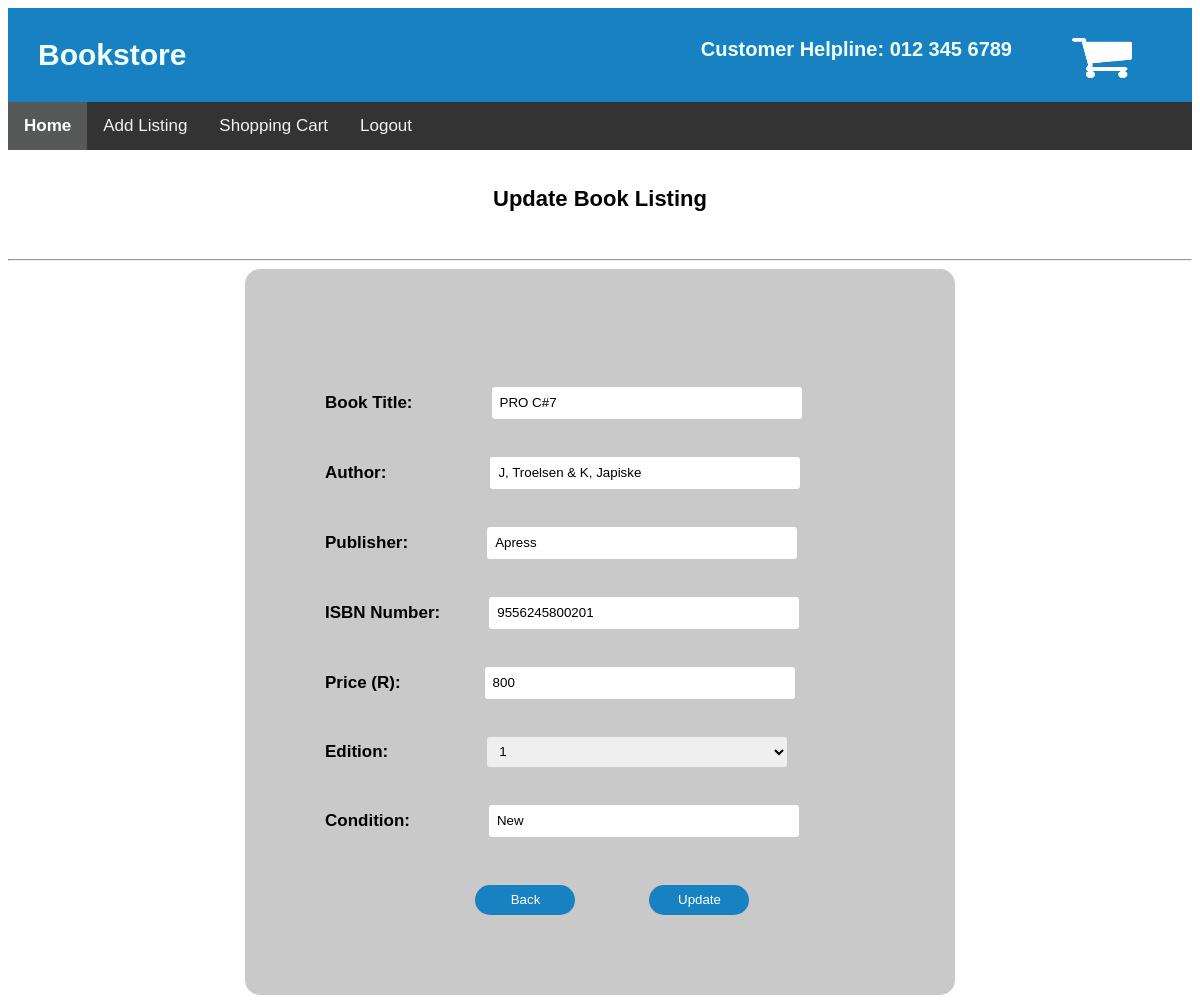
The page /Scripts/update_form.php?updateId=8 on the database its author committed.
### tables this page shows
CREATE TABLE IF NOT EXISTS `tblbooks` (
  `book_ID` int(15) NOT NULL AUTO_INCREMENT,
  `ISBN` varchar(15) NOT NULL,
  `bookTitle` varchar(100) NOT NULL,
  `author` varchar(100) NOT NULL,
  `publisher` varchar(50) NOT NULL,
  `edition` int(11) NOT NULL,
  `bookPrice` int(11) NOT NULL,
  `bookCondition` varchar(20) NOT NULL,
  `studentID` varchar(15) NOT NULL,
  PRIMARY KEY (`book_ID`),
  KEY `FK_stuID` (`studentID`)
);

### Scripts/updateBook.php (called while the page is built, shortened)
<?php
 include("DBConn.php");
  $updateId = $_GET['updateId'];
  $sql = "SELECT * FROM tblBooks WHERE book_Id = $updateId";
    $result = @mysqli_query($conn, $sql);
    if($result === FALSE){
        $_SESSION['message'] = "Error getting the user details - ". mysqli_error($conn);
        $_SESSION['msg_type'] = "danger";
        header('location:admin_bookQuery.php');
        exit();
    } else {
        $row= mysqli_fetch_assoc($result);
            $ISBN = $row['ISBN'];
            $title = $row['bookTitle'];
            $author = $row['author'];
            $publisher = $row['publisher'];
            $price = $row['bookPrice'];
            $condition = $row['bookCondition'];
    }
?>

### Scripts/update_form.php (the view, shortened to what this page needs)
<?php
    include("updateBook.php")
?>
<!DOCTYPE html>
<html>
    <head>
        <link rel="stylesheet" type="text/css" href="\VC_Bookstore\CSS\user.css">
        <link rel="stylesheet" type="text/css" href="\VC_Bookstore\CSS\nav_bar.css">
    </head>
    <body>
        <div class="container">
            <div class="Heading">
                <b>Bookstore</b>
                <img src="\VC_Bookstore\Images\shopping_cart.png" alt="Shopping Cart" width="60" height="40" style="float: right; margin-right: 30px;">
                <b style="font-size: 20px; float: right; margin-right: 60px;">Customer Helpline: 012 345 6789</b>
            </div>
            <div class="Top-Nav">
                <div class="topnav">
                    <a class="active" href="user_home.php"><b>Home</b></a>
                    <a>Add Listing</a>
                    <a >Shopping Cart</a>
                    <a href="studentLogin_form.php">Logout</a>
            </div>
            <div class="Top"><br>
                <h2>Update Book Listing</h2>
                <br><hr>
            </div>
            <div class="Form1">
                <br>
                <form id="book_form" action="" method="POST">
                <label><b>Book Title:</b></label>
                    <input type="text" name="title" id="title" value="<?=$title?>" placeholder="Enter book title"><span style="color:red; font-family: Arial, Helvetica, sans-serif;"><?=$title_error?></span>
                    <br><br>
                    <label><b>Author:</b></label>
                    <input type="text" name="author" id="author" value="<?=$author?>" placeholder="Enter author"><span style="color:red; font-family: Arial, Helvetica, sans-serif;"><?=$author_error?></span>
                    <br><br>
                    <label><b>Publisher:</b></label>
                    <input type="text" name="publisher" id="publisher" value="<?=$publisher?>" placeholder="Enter publisher"><span style="color:red; font-family: Arial, Helvetica, sans-serif;"><?=$publisher_error?></span>
                    <br><br>
                    <label><b>ISBN Number:</b></label>
                    <input type="text" name="ISBN" id="ISBN" value="<?=$ISBN?>" placeholder="Enter ISBN"><span style="color:red; font-family: Arial, Helvetica, sans-serif;"><?=$ISBN_error?></span>
                    <br><br>
                    <label><b>Price (R):</b></label>
                    <input type="text" name="price" id="price" value="<?=$price?>" placeholder="Enter price"><span style="color:red; font-family: Arial, Helvetica, sans-serif;"><?=$price_error?></span>
                    <br><br>
                    <label><b>Edition:</b></label>
                    <select name="edition" id="edition">
                            <option value="first">1</option>
                    </select><span style="color:red; font-family: Arial, Helvetica, sans-serif;"><?=$edition_error?></span>
                    <Br><Br>
                    <label><b>Condition:</b></label>
                    <input type="text" name="condition" id="condition" value="<?=$condition?>" placeholder="Enter book condition"><span style="color:red; font-family: Arial, Helvetica, sans-serif;"><?=$condition_error?></span>
                    <br><br>
                    <input type="button" name="back" id="back" value="Back" onclick="window.location.href='admin_bookQuery.php'">
                    <button type="submit" name="save" id="save">Update</button>
                </form>
            </div>
        </div>
    </body>
</html>

### CSS/user.css (style rules this page uses)
.Heading { font-family: Arial, Helvetica, sans-serif; font-size: 30px; background-color: #1781C1; color: azure; font-weight: bold; padding: 30px; }
.Top { font-family: Arial, Helvetica, sans-serif; margin: auto; text-align: center; }
h2 { text-align: center; color: #030303; font-size: 22px; }
label { font-family: Arial, Helvetica, sans-serif; color: #000000; font-size: 17px; text-align: center; }
.Form1 { width: 550px; overflow: hidden; margin: auto; margin: 20 0 0 450px; padding: 80px; background: #c9c9c9; border-radius: 15px ; }
#title { margin-left: 75px; margin-top: 20px; width: 300px; height: 30px; border: none; border-radius: 3px; padding-left: 8px; }
#author { margin-left: 100px; margin-top: 20px; width: 300px; height: 30px; border: none; border-radius: 3px; padding-left: 8px; }
#publisher { margin-left: 75px; margin-top: 20px; width: 300px; height: 30px; border: none; border-radius: 3px; padding-left: 8px; }
#ISBN { margin-left: 45px; margin-top: 20px; width: 300px; height: 30px; border: none; border-radius: 3px; padding-left: 8px; }
#price { margin-left: 80px; margin-top: 20px; width: 300px; height: 30px; border: none; border-radius: 3px; padding-left: 8px; }
#edition { margin-left: 95px; margin-top: 20px; width: 300px; height: 30px; border: none; border-radius: 3px; padding-left: 8px; }
#condition { margin-left: 75px; margin-top: 20px; width: 300px; height: 30px; border: none; border-radius: 3px; padding-left: 8px; }
#back { margin-left: 150px; background-color: #1781C1; width: 100px; height: 30px; border: none; border-radius: 17px; padding-left: 7px; margin-top: 30px; color: rgb(255, 255, 255); }
#save { margin-left: 70px; background-color:#1781C1; width: 100px; height: 30px; border: none; border-radius: 17px; padding-left: 7px; margin-top: 30px; color: rgb(255, 255, 255); }

### CSS/nav_bar.css (style rules this page uses)
.topnav { background-color: #333; overflow: hidden; font-family: Arial, Helvetica, sans-serif; }
.topnav a { float: left; color: #f2f2f2; text-align: center; padding: 14px 16px; text-decoration: none; font-size: 17px; }
.topnav a.active { background-color: #575858; color: white; }

### Scripts/update_form.php (style rules this page uses)
.container { grid-template-columns: 0.2fr 2.6fr 0.2fr; grid-template-rows: 0.3fr 0.4fr 0.4fr 4.6fr 0.4fr; gap: 0px 0px; }
.Heading { grid-area: 1 / 1 / 2 / 4; }
.Top-Nav { grid-area: 2 / 1 / 3 / 4; }
.Top { grid-area: 3 / 1 / 4 / 4; }
.Form1 { grid-area: 4 / 2 / 5 / 3; }

### rows shown on the page
tblbooks: title "PRO C#7", author "J, Troelsen & K, Japiske", publisher "Apress", ISBN "9556245800201", price "800", condition "New"
